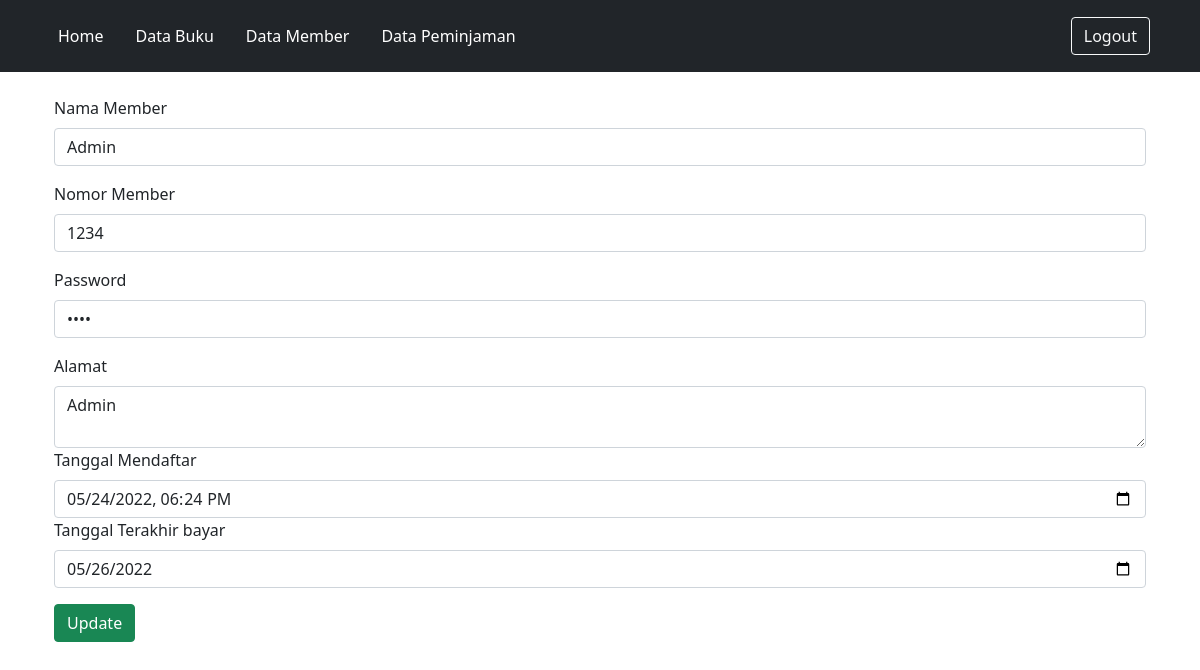
/FormMember.php?id_member=5 (signed in), run on the app's committed database.
### tables this page shows
CREATE TABLE `member` (
  `id_member` int(11) NOT NULL,
  `nama_member` varchar(250) NOT NULL,
  `nomor_member` varchar(15) NOT NULL,
  `password` varchar(60) NOT NULL,
  `alamat` text NOT NULL,
  `tgl_mendaftar` datetime NOT NULL,
  `tgl_terakhir_bayar` date NOT NULL
);

### Koneksi.php (called while the page is built, shortened)
<?php
function koneksi()
{
    try {
        $dbh = new PDO('mysql:host=localhost;dbname=perpustakaan', "root", "");
        $dbh->setAttribute( PDO::ATTR_ERRMODE, PDO::ERRMODE_EXCEPTION );
      }
      catch (PDOException $e) {
        print "Koneksi atau query bermasalah: " . $e->getMessage() . "<br/>";
        die();
      }
    return $dbh;
}
?>

### FormMember.php (the view, shortened to what this page needs)
<!DOCTYPE html>
<html lang="en">
<head>
    <link href="https://cdn.jsdelivr.net/npm/bootstrap@5.1.3/dist/css/bootstrap.min.css" rel="stylesheet">
</head>
<body>
    <?php
    require('./Model.php');
    if (isset($_GET['id_member'])) {
        editMember();
    }
    ?>
    <div class="container p-4">
        <div class="row">
            <form action="" method="post">
                <label for="nama_member" class="form-label">Nama Member</label>
                <input type="text" name="nama_member" id="nama_member" class="form-control mb-3" value="<?php if (isset($_GET['id_member']))  echo $result[0]["nama_member"] ?>" required>
                <label for="nomor_member" class="form-label">Nomor Member</label>
                <input type="text" name="nomor_member" id="nomor_member" class="form-control mb-3" value="<?php if (isset($_GET['id_member'])) echo $result[0]["nomor_member"] ?>" required>
                <label for="password" class="form-label">Password</label>
                <input type="password" name="password" id="password" class="form-control mb-3" value="<?php if (isset($_GET['id_member'])) echo $result[0]["password"] ?>" required>
                <label for="alamat" class="form-label">Alamat</label>
                <textarea name="alamat" id="alamat" class="form-control" required><?php if (isset($_GET['id_member'])) echo $result[0]["alamat"] ?> </textarea>
                <label for="tgl_mendaftar" class="form-label">Tanggal Mendaftar</label>
                <input type="datetime-local" name="tgl_mendaftar" id="tgl_mendaftar" class="form-control" value="<?php if (isset($_GET['id_member'])) echo date('Y-m-d\TH:i', strtotime($result[0]["tgl_mendaftar"])) ?>" required>
                <label for="tgl_terakhir_bayar" class="form-label">Tanggal Terakhir bayar</label>
                <input type="date" name="tgl_terakhir_bayar" id="tgl_terakhir_bayar" class="form-control" value="<?php if (isset($_GET['id_member'])) echo  $result[0]["tgl_terakhir_bayar"] ?>" required>
                <?php
                if (isset($_GET['id_member'])) {
                    echo "<button type=\"submit\" class=\"btn btn-success mt-3\" name=\"update\"> Update </button>";
                } else {
                    echo "<button type=\"submit\" class=\"btn btn-success mt-3\" name=\"tambah\"> Tambah </button>";
                }
                ?>
        </div>
    </div>
</body>
</html>

### data on the page
member: nama_member "Admin", nomor_member "1234", alamat "Admin", tgl_mendaftar "05/24/2022 18:24", tgl_terakhir_bayar "05/26/2022"
